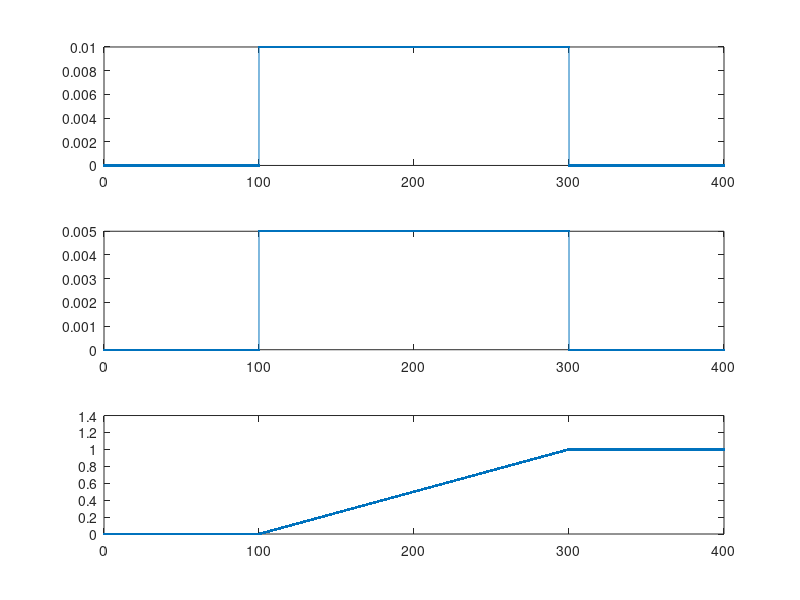

Write MATLAB code to recreate this figure.
close all;clear all;clc;
dt = 0.0025;
t  = 0:dt:(50-dt);



F1 = 100;
F2 = 300;

% Total Power
PT = 1;

% True PSD, W/Hz
TRUE_PSD = PT; % / (F2-F1);


% True ASD, V/Hz
%TRUE_ASD = sqrt(TRUE_PSD * DF)


NFFT = length(t);
Fs   = 1.0 / dt;
DF   = Fs / NFFT
PSDSF= 1.0 / DF
FV=Fs/NFFT*(0:(NFFT-1));

% True A/Bin
%TRUE_APB = TRUE_ASD * DF
TRUE_PSD2 = TRUE_PSD * DF / (F2-F1);


fy = 0*(0:(NFFT - 1));
fBounds = find(FV >= F1 & FV <= F2);
fy(fBounds) = sqrt(TRUE_PSD2) * NFFT;

y = ifft(fy);

fy = fy./NFFT;


subplot(3,1,1);
plot(Fs/NFFT*(0:(NFFT-1)),abs(fy),'.-');
subplot(3,1,2);
plot(Fs/NFFT*(0:(NFFT-1)),fy.*conj(fy)./DF,'.-');
subplot(3,1,3);
plot(Fs/NFFT*(0:(NFFT-1)),cumsum(fy.*conj(fy)),'.-');